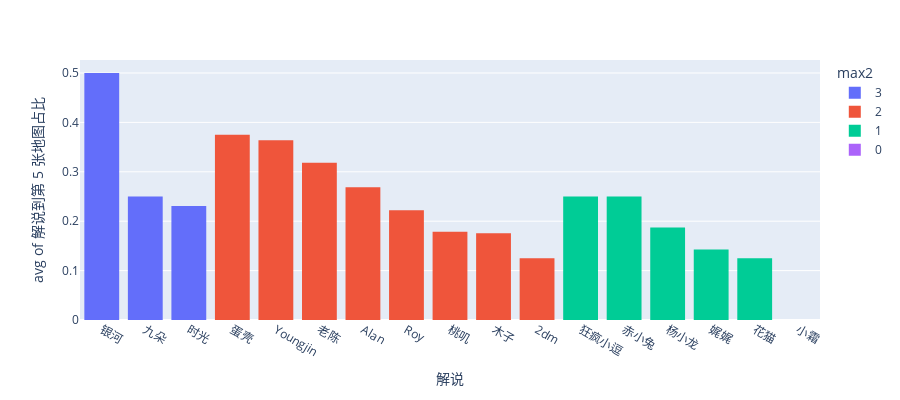

Notebook cell for this chart:
### Code cell
fig = px.histogram(df_names.sort_values(by='two_rate', ascending=False),
                    x="names", y="two_rate",
                    color='max2', # barmode='group',
                    histfunc='avg',
                    labels={'names':'解说', 'two_rate':'解说到第 5 张地图占比'},
                    height=400)
fig.show()

### Figure 1 — Plotly figure (JSON) as saved in the notebook; plotly's stock layout.template omitted (floating-point values rounded to 4 significant figures)
{"data": [{"alignmentgroup": "True", "bingroup": "x", "histfunc": "avg", "hovertemplate": "max2=3<br>解说=%{x}<br>avg of 解说到第 5 张地图占比=%{y}<extra></extra>", "legendgroup": "3", "marker": {"color": "#636efa", "pattern": {"shape": ""}}, "name": "3", "offsetgroup": "3", "orientation": "v", "showlegend": true, "type": "histogram", "x": ["银河", "九朵", "时光"], "xaxis": "x", "y": [0.5, 0.25, 0.2308], "yaxis": "y"}, {"alignmentgroup": "True", "bingroup": "x", "histfunc": "avg", "hovertemplate": "max2=2<br>解说=%{x}<br>avg of 解说到第 5 张地图占比=%{y}<extra></extra>", "legendgroup": "2", "marker": {"color": "#EF553B", "pattern": {"shape": ""}}, "name": "2", "offsetgroup": "2", "orientation": "v", "showlegend": true, "type": "histogram", "x": ["蛋壳", "Youngjin", "老陈", "Alan", "Roy", "桃叽", "木子", "2dm"], "xaxis": "x", "y": [0.375, 0.3636, 0.3182, 0.2687, 0.2222, 0.1786, 0.1754, 0.125], "yaxis": "y"}, {"alignmentgroup": "True", "bingroup": "x", "histfunc": "avg", "hovertemplate": "max2=1<br>解说=%{x}<br>avg of 解说到第 5 张地图占比=%{y}<extra></extra>", "legendgroup": "1", "marker": {"color": "#00cc96", "pattern": {"shape": ""}}, "name": "1", "offsetgroup": "1", "orientation": "v", "showlegend": true, "type": "histogram", "x": ["狂疯小逗", "赤小兔", "杨小龙", "娓娓", "花猫"], "xaxis": "x", "y": [0.25, 0.25, 0.1875, 0.1429, 0.125], "yaxis": "y"}, {"alignmentgroup": "True", "bingroup": "x", "histfunc": "avg", "hovertemplate": "max2=0<br>解说=%{x}<br>avg of 解说到第 5 张地图占比=%{y}<extra></extra>", "legendgroup": "0", "marker": {"color": "#ab63fa", "pattern": {"shape": ""}}, "name": "0", "offsetgroup": "0", "orientation": "v", "showlegend": true, "type": "histogram", "x": ["小霜"], "xaxis": "x", "y": [0], "yaxis": "y"}], "layout": {"barmode": "relative", "height": 400, "legend": {"title": {"text": "max2"}, "tracegroupgap": 0}, "margin": {"t": 60}, "xaxis": {"anchor": "y", "domain": [0, 1], "title": {"text": "解说"}}, "yaxis": {"anchor": "x", "domain": [0, 1], "title": {"text": "avg of 解说到第 5 张地图占比"}}}}
